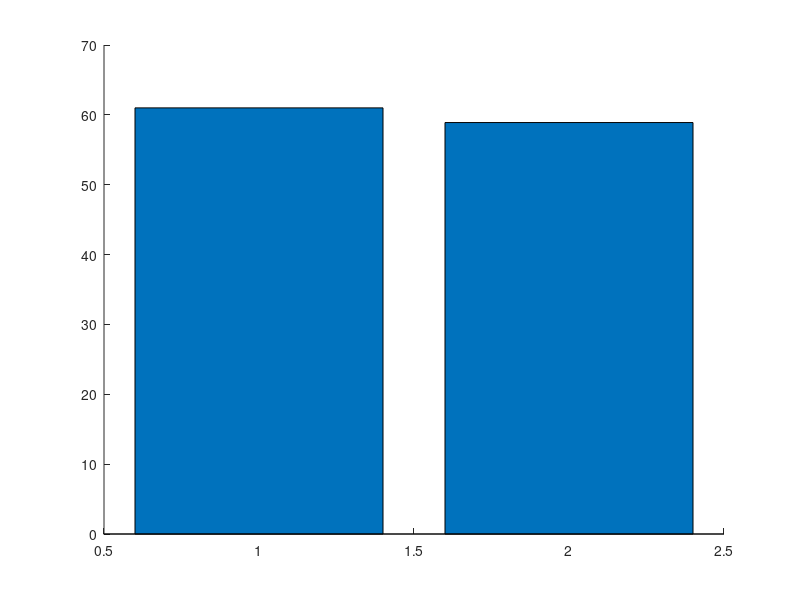

This chart was generated by the following MATLAB code: (Note: this script raises an error after producing the figure.)
function pic_bar_Average_TASBEV_SD()

y_SD=[61;58.9];
b = bar(y_SD,0.8,'FaceAlpha',0.7);
b.FaceColor = 'flat';
b.CData(1,:) = [190 190 190]./255;
b.CData(2,:) = [255 215 0]./255;
hold on

plot(0.15:0.05:2.85,61.*ones(1,55),'--','Color',[54 54 54]./255)
hold on 
plot(1.75,68,'Marker','.','Color','#FF0000','Markersize',50);
hold on;
plot(1.875,50.9,'Marker','.','Color','#FF7F00','Markersize',50);
hold on;
plot(2,65.2,'Marker','.','Color','#FFA500','Markersize',50);
hold on;
plot(2.125,58.3,'Marker','.','Color','#32CD32','Markersize',50);
hold on;
plot(2.25,59.4,'Marker','.','Color','#00BFFF','Markersize',50);
hold on
text(0.85,87,'61%','Color',[190 190 190]./255,'FontSize',25)
hold on
text(1.8,87,'58.9%','Color',[255 215 0]./255,'FontSize',25)

%% Output image setting
set(gca,'XLim',[0.15 2.85]);
set(gca,'YLim',[0 100]);
set(gca,'XTickLabel',{'simulation data' 'clinical data'});
set(gca,'Linewidth',1);
set(gca,'FontSize',22);
set(gca,'FontName','Arial');
ylabel('RECITS (%)');
title('TAS-102+Bevacizumab (SD)');
set(gcf,'unit','centimeters','position',[2 25 18 10])
print('TASBEV_Average_SD','-dpng','-r600')

end